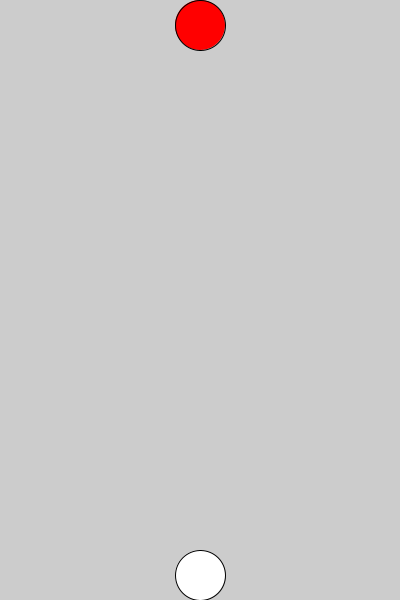
Frame 1 (no input)
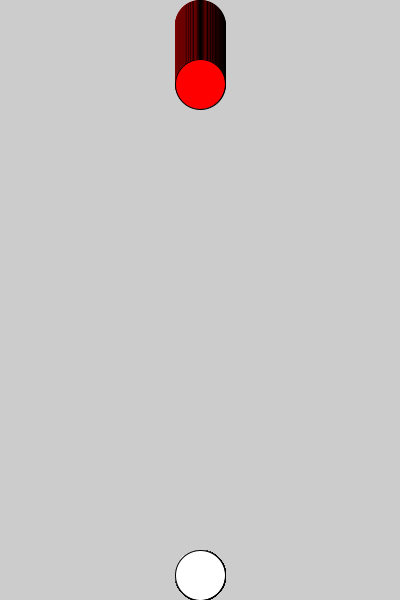
Frame 60 (the mouse pressed at the canvas centre just before this capture)
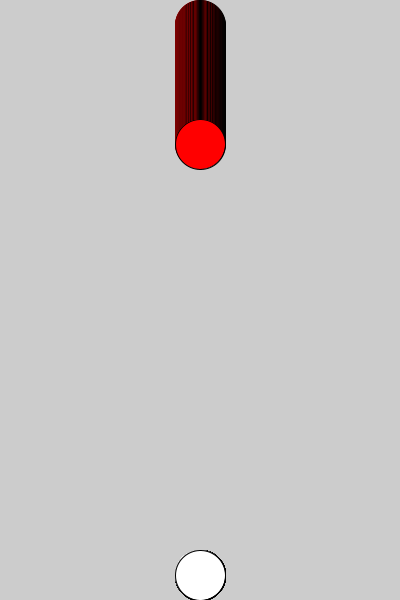
Frame 120 (the mouse held since frame 60 and released just before this capture)

The Processing sketch that drew these frames (run headless with seeded random() and noise(); from frame 60 on, the mouse is pressed at the canvas centre):

// Processing sketch: sketch_02_01
// ── sketch_02_01.pde
float y;
void setup() {
  size(400, 600);
  ellipseMode(LEFT);
  y=0;
}
void draw() {
  fill(255, 0, 0);
  ellipse(200-50/2, y, 50, 50);
  fill(255, 255, 255);
  ellipse(200-50/2, 600-50, 50, 50);
  y+=1;
  delay(100);
}
